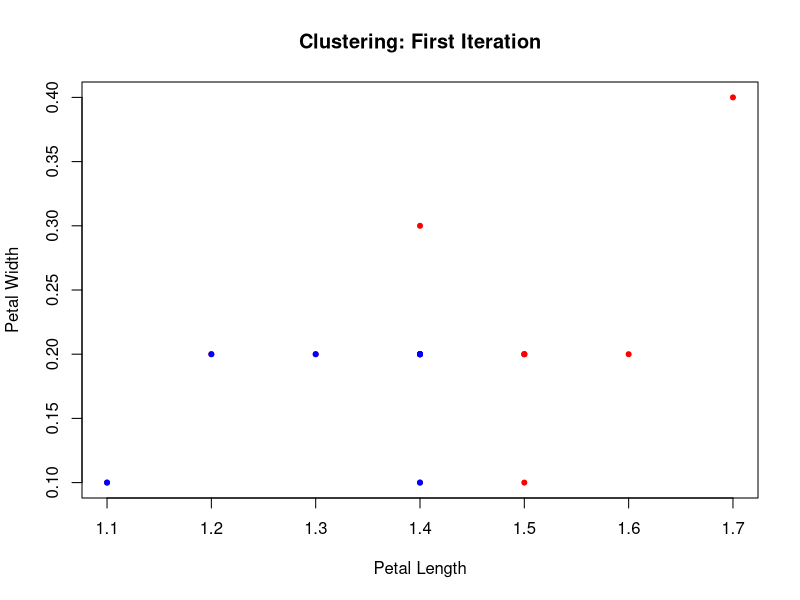
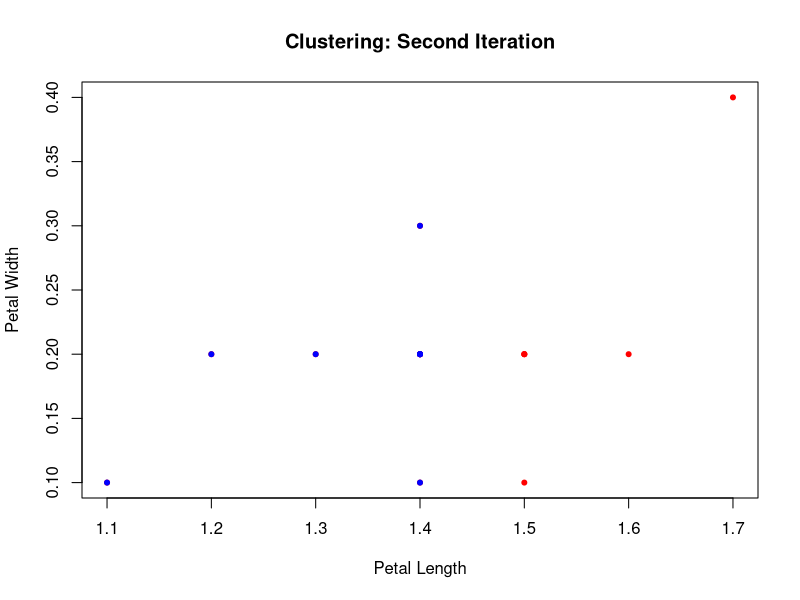
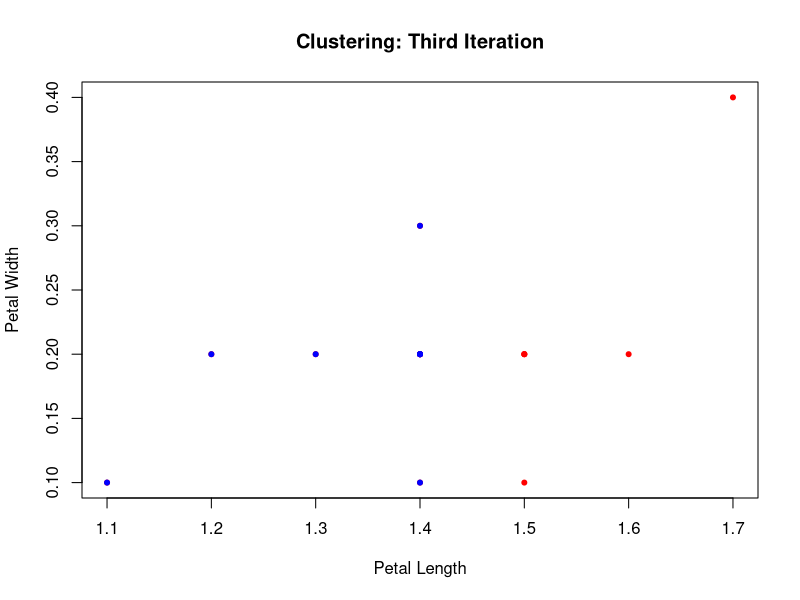

These charts were generated, in order, by the following R code:
#####Clustering the iris data according to petal length and petal width######

data("iris")
v1 = iris$Petal.Length[1:15]
v2 = iris$Petal.Width[1:15]
df = data.frame(v1, v2)
library("stringr")


###################### Defining the functions ######################

#Function for finding Jcust Value 
jclust_value = function(zc1, zc2){
  #ZC1: Reference points for cluster 1
  #ZC2: Reference points for cluster 2
   jclust_elements = c()
  for (i in c(1:length(zc1))) {
    jclust_elements = c(jclust_elements, min(zc1[i],zc2[i]))
  }
  jclust = sum(jclust_elements)/length(jclust_elements)
  jclust = round(jclust, 4)
  return(jclust)
}

#Function for sorting the clusters

clusters_function <- function(vector_e1, vector_e2, zc1_e1, zc1_e2, zc2_e1, zc2_e2){
  
  #vector_e1 = Element 1 of vector under consideration
  #vector_e2 =  Element 2 of vector under consideration
  #zc1_e1 = Element 1 of Zc1
  #zc1_e2 = Element 2 of Zc1
  #zc2_e1 = Element 1 of Zc2
  #zc2_e2 = Element 2 of Zc2
  
  zc1 = sqrt((vector_e1 - zc1_e1)^2 + (vector_e2 - zc1_e2)^2)
  zc2 = sqrt((vector_e1 - zc2_e1)^2 + (vector_e2 - zc2_e2)^2)
  i = 1
  clusters = c()
  
  while (i <= length(zc1)) {
    if (zc1[i] < zc2[i]){
      cluster = "C1"
    } else {
      cluster = "C2"
    }
    clusters = c(clusters,cluster)
    
    i = i + 1
  }
  print(str_c("Jclust value= ", jclust_value(zc1,zc2)))
  return(clusters)
  
}


#Function for finding new referance points

new_reference_points <- function(dfvectors, old_cluster){
  
  old_cluster_c1 = dfvectors[which(old_cluster == "C1"), ]
  old_cluster_c2 = dfvectors[which(old_cluster == "C2"), ]
  zc1new_e1 = mean(old_cluster_c1$v1) #Element 1 of new reference point in Zc1
  zc1new_e2 = mean(old_cluster_c1$v2) #Element 2 of new reference point in Zc1
  zc2new_e1 = mean(old_cluster_c2$v1) #Element 1 of new reference point in Zc2
  zc2new_e2 = mean(old_cluster_c2$v2) #Element 2 of new reference point in Zc2
  
  return(c(zc1new_e1, zc1new_e2, zc2new_e1, zc2new_e2))
}

#Function for comparing two clusters to check if they are same

comparing_clusters = function(old_cluster, new_cluster){
  j = 1
  while(j <= length(old_cluster)){
    if(old_cluster[j] != new_cluster[j]){
      return("The clusters are not equal. Move on to the next iteration.")
      break
    }
    j = j + 1
  }
  return("The clusters are equal!")
}

######################## Solving the problem ###############################

#Let's consider ZC1 = c(1.1, 0.1) and  ZC2 = c(1.7,0.4)

#First iteration
cluster_1 <- clusters_function(v1, v2, 1.1, 0.1, 1.7, 0.4)
plot(v1,v2,xlab = "Petal Length", ylab = "Petal Width", main = "Clustering: First Iteration", 
     pch = 20, col = "red")
points(df$v1[which(cluster_1 == "C1")], df$v2[which(cluster_1 == "C1")], pch = 20,
       col = "blue")

#Second iteration
x <- new_reference_points(df,cluster_1) #new reference points
cluster_2 <- clusters_function(v1, v2, x[1], x[2], x[3], x[4])
plot(v1,v2,xlab = "Petal Length", ylab = "Petal Width", main = "Clustering: Second Iteration", 
     pch = 20, col = "red")
points(df$v1[which(cluster_2 == "C1")], df$v2[which(cluster_2 == "C1")], pch = 20,
       col = "blue")
comparing_clusters(cluster_1, cluster_2)

#Third iteration
y <- new_reference_points(df,cluster_2)
cluster_3 = clusters_function(v1, v2, y[1], y[2], y[3], y[4])
plot(v1,v2,xlab = "Petal Length", ylab = "Petal Width", main = "Clustering: Third Iteration", 
     pch = 20, col = "red")
points(df$v1[which(cluster_3 == "C1")], df$v2[which(cluster_3 == "C1")], pch = 20,
       col = "blue")
comparing_clusters(cluster_2, cluster_3)

#Second and Third clusters are equal

#Fourth iteration to check if the jclust value remains constant
z <- new_reference_points(df, cluster_3)
cluster_4 = clusters_function(v1, v2, z[1], z[2], z[3], z[4])

#Since they are same, we put the clusters in the data frame
petal.clusters = cluster_3

#Final clusters
df_clusters = cbind(df, petal.clusters); df_clusters
